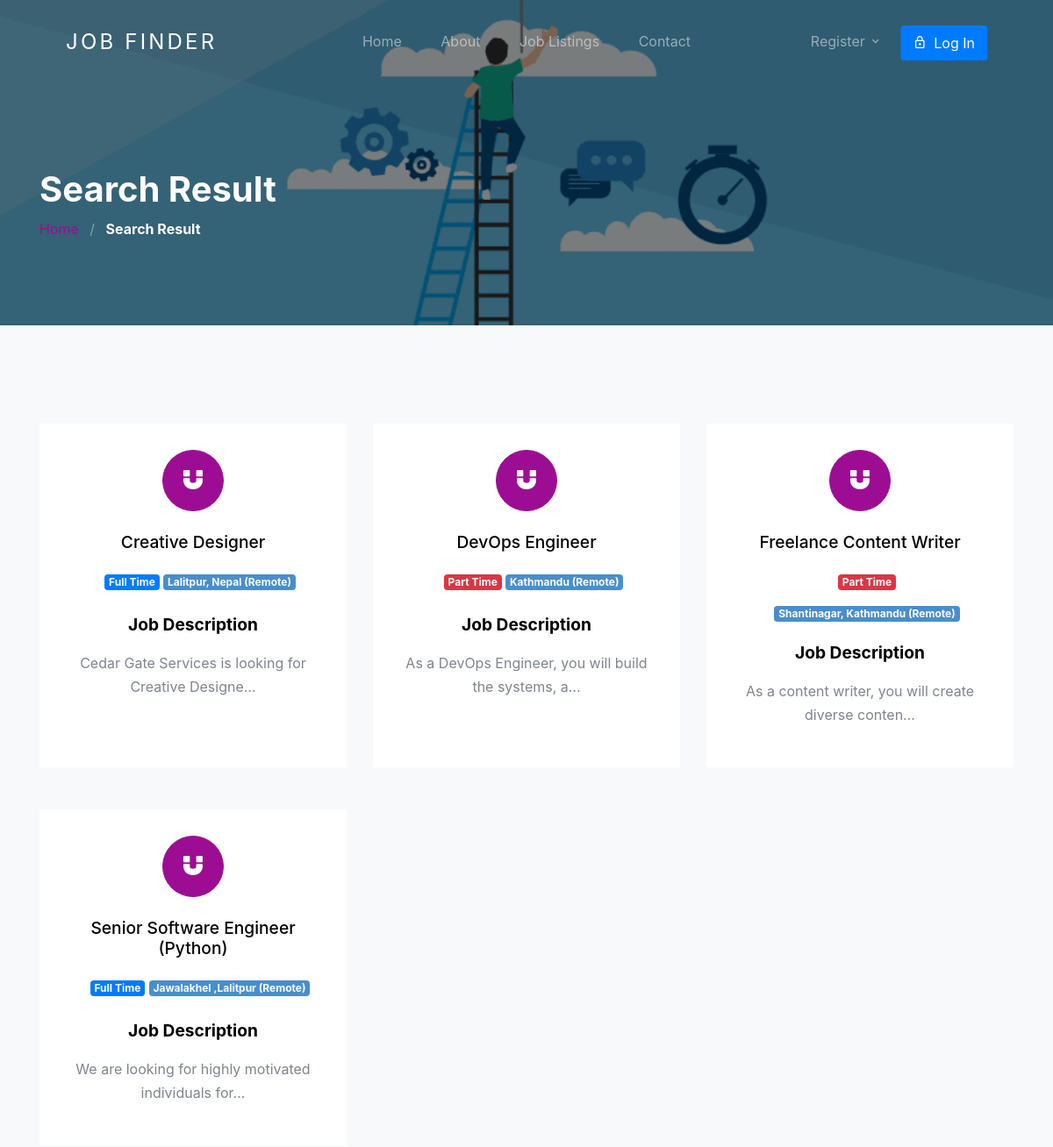
Page /result/ (upper part) on the earlier database version.
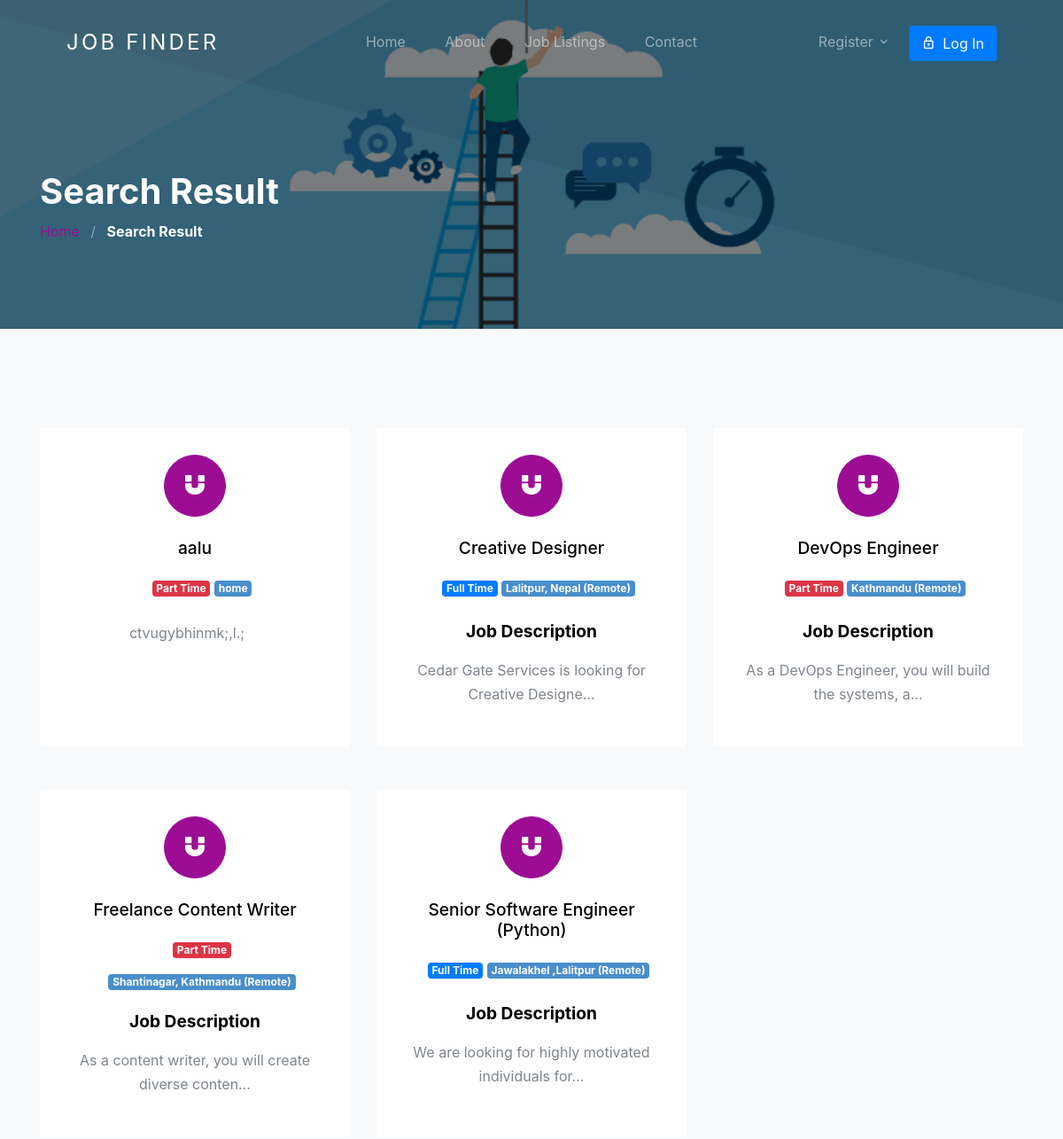
Same page on the later database version.
### jobapp/models.py (models this page shows, shortened)
class Job(models.Model):
    user = models.ForeignKey(User, related_name='User', on_delete=models.CASCADE)
    title = models.CharField(max_length=300)
    description = RichTextField()
    tags = TaggableManager()
    location = models.CharField(max_length=300)
    job_type = models.CharField(choices=JOB_TYPE, max_length=1)
    category = models.ForeignKey(Category,related_name='Category', on_delete=models.CASCADE)
    salary = models.CharField(max_length=30, blank=True)
    company_name = models.CharField(max_length=300)
    company_description = RichTextField(blank=True, null=True)
    url = models.URLField(max_length=200)
    last_date = models.DateField()
    is_published = models.BooleanField(default=False)
    is_closed = models.BooleanField(default=False)
    timestamp = models.DateTimeField(auto_now=True)

### jobapp/views.py (the view)
# urls.py: path('result/', views.search_result_view, name='search_result'),
def search_result_view(request):
    job_list = Job.objects.order_by('-timestamp')
    if 'job_title_or_company_name' in request.GET:
        job_title_or_company_name = request.GET['job_title_or_company_name']
        if job_title_or_company_name:
            job_list = job_list.filter(title__icontains=job_title_or_company_name) | job_list.filter(
                company_name__icontains=job_title_or_company_name)
    if 'location' in request.GET:
        location = request.GET['location']
        if location:
            job_list = job_list.filter(location__icontains=location)
    if 'job_type' in request.GET:
        job_type = request.GET['job_type']
        if job_type:
            job_list = job_list.filter(job_type__iexact=job_type)
    paginator = Paginator(job_list, 10)
    page_number = request.GET.get('page')
    page_obj = paginator.get_page(page_number)
    no_results = not job_list.exists()
    context = {
        'page_obj': page_obj,
        'no_results': no_results,  # Add this flag to the context
    }
    return render(request, 'jobapp/result.html', context)

### template/jobapp/result.html (shortened to what this page needs)
{% extends 'base.html' %}
{% load static %}
{% block content %}
<section class="section-hero overlay inner-page bg-image" style="background-image: url('{% static 'images/bgrr.jpg' %}');"
  id="home-section">
  <div class="container">
    <div class="row">
      <div class="col-md-7">
        <h1 class="text-white font-weight-bold">Search Result</h1>
        <div class="custom-breadcrumbs">
          <a href="{% url 'jobapp:home' %}">Home</a> <span class="mx-2 slash">/</span>
          <span class="text-white"><strong>Search Result</strong></span>
        </div>
      </div>
    </div>
  </div>
</section>
<section class="site-section services-section bg-light block__62849" id="next-section">
  <div class="container">
    <div class="row">
      {% for job in page_obj %}
      <div class="col-6 col-md-6 col-lg-4 mb-4 mb-lg-5">
        <a href="{% url 'jobapp:single-job' job.id %}" class="block__16443 min-h text-center d-block">
          <span class="custom-icon mx-auto"><span class="icon-magnet d-block"></span></span>
          <h3>{{ job.title }}</h3>
          <ul class="job-listing-meta list-unstyled pl-3 mb-0">
            <li class="menu-fix mb-2">
              {% if job.job_type == '1' %}
              <span class="badge badge-primary">
                Full Time
              </span>
              {% elif job.job_type == '2'%}
              <span class="badge badge-danger">
                Part Time
              </span>
              {% else  %}
              <span class="badge badge-info">
                Internship
              </span>
              {% endif %}</li>
            <li class="badge badge-secondary menu-fix mb-2"> {{ job.location }}</li>
          </ul>
          <p>{{ job.description | safe | truncatechars:100}}</p>
        </a>
      </div>
      {% endfor %}
    </div>
  </div>
</section>
{% endblock content %}

Differences in the rows shown:
added Job: title "aalu", job_type "Part Time", location "home", description "ctvugybhinmk;,l.;"
